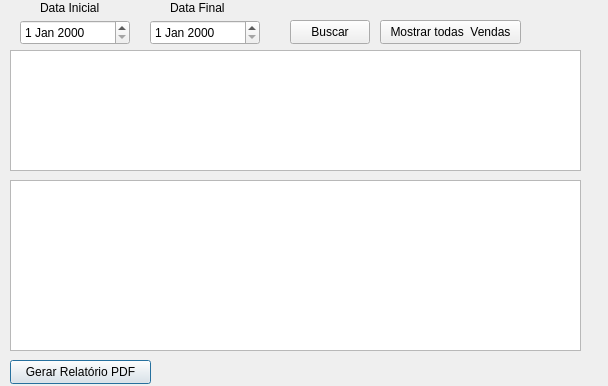
<?xml version="1.0" encoding="UTF-8"?>
<ui version="4.0">
 <class>window_gerenciarVenda</class>
 <widget class="QDialog" name="window_gerenciarVenda">
  <property name="geometry">
   <rect>
    <x>0</x>
    <y>0</y>
    <width>608</width>
    <height>386</height>
   </rect>
  </property>
  <property name="windowTitle">
   <string>Gerenciar Vendas</string>
  </property>
  <property name="windowIcon">
   <iconset resource="recurssos.qrc">
    <normaloff>:/imagens/icon.ico</normaloff>:/imagens/icon.ico</iconset>
  </property>
  <widget class="QDateEdit" name="deInicial">
   <property name="geometry">
    <rect>
     <x>20</x>
     <y>20</y>
     <width>110</width>
     <height>25</height>
    </rect>
   </property>
  </widget>
  <widget class="QDateEdit" name="deFinal">
   <property name="geometry">
    <rect>
     <x>150</x>
     <y>20</y>
     <width>110</width>
     <height>25</height>
    </rect>
   </property>
  </widget>
  <widget class="QPushButton" name="btn_gerarPdf">
   <property name="geometry">
    <rect>
     <x>10</x>
     <y>360</y>
     <width>141</width>
     <height>24</height>
    </rect>
   </property>
   <property name="text">
    <string>Gerar Relatório PDF</string>
   </property>
  </widget>
  <widget class="QPushButton" name="btnBuscarVendas">
   <property name="geometry">
    <rect>
     <x>290</x>
     <y>20</y>
     <width>80</width>
     <height>24</height>
    </rect>
   </property>
   <property name="text">
    <string>Buscar</string>
   </property>
  </widget>
  <widget class="QLabel" name="label">
   <property name="geometry">
    <rect>
     <x>40</x>
     <y>0</y>
     <width>71</width>
     <height>16</height>
    </rect>
   </property>
   <property name="text">
    <string>Data Inicial</string>
   </property>
  </widget>
  <widget class="QLabel" name="label_2">
   <property name="geometry">
    <rect>
     <x>170</x>
     <y>0</y>
     <width>58</width>
     <height>16</height>
    </rect>
   </property>
   <property name="text">
    <string>Data Final</string>
   </property>
  </widget>
  <widget class="QTableWidget" name="twVendas">
   <property name="geometry">
    <rect>
     <x>10</x>
     <y>50</y>
     <width>571</width>
     <height>121</height>
    </rect>
   </property>
  </widget>
  <widget class="QTableWidget" name="twProdutosVendas">
   <property name="geometry">
    <rect>
     <x>10</x>
     <y>180</y>
     <width>571</width>
     <height>171</height>
    </rect>
   </property>
  </widget>
  <widget class="QPushButton" name="btn_todasVendas">
   <property name="geometry">
    <rect>
     <x>380</x>
     <y>20</y>
     <width>141</width>
     <height>24</height>
    </rect>
   </property>
   <property name="text">
    <string>Mostrar todas  Vendas</string>
   </property>
  </widget>
 </widget>
 <tabstops>
  <tabstop>deInicial</tabstop>
  <tabstop>deFinal</tabstop>
  <tabstop>btnBuscarVendas</tabstop>
  <tabstop>btn_todasVendas</tabstop>
  <tabstop>twVendas</tabstop>
  <tabstop>btn_gerarPdf</tabstop>
  <tabstop>twProdutosVendas</tabstop>
 </tabstops>
 <resources>
  <include location="recurssos.qrc"/>
 </resources>
 <connections/>
</ui>
